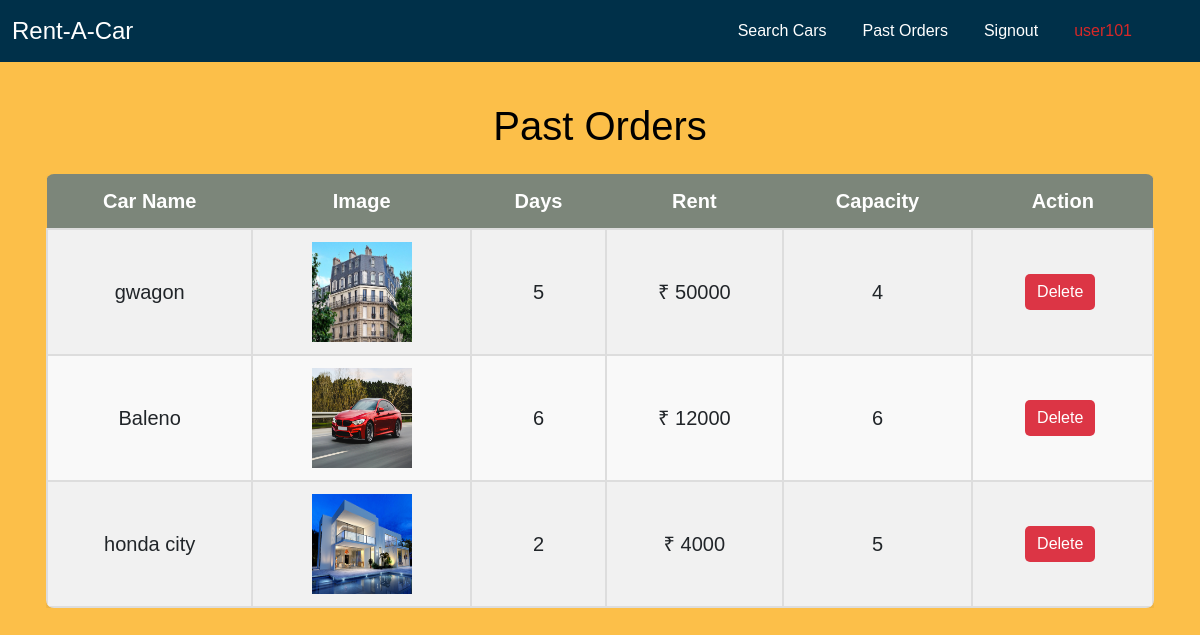
/past_orders/ (signed in), run on the app's committed database.
### home/models.py (models this page shows, shortened)
class Car(models.Model):
    name = models.CharField(max_length=50)
    image = models.ImageField(upload_to="")
    car_dealer = models.ForeignKey(CarDealer, on_delete=models.PROTECT)
    capacity = models.CharField(max_length=2)
    location = models.ForeignKey(Location, on_delete=models.SET_NULL, null=True)
    is_available = models.BooleanField(default=True)
    rent = models.CharField(max_length=10, blank=True)

class Order(models.Model):
    user = models.ForeignKey(User, on_delete=models.CASCADE)
    car_dealer = models.ForeignKey(CarDealer, on_delete=models.CASCADE)
    car = models.ForeignKey(Car, on_delete=models.CASCADE)
    rent = models.CharField(max_length=10)
    days = models.CharField(max_length=3)
    is_complete = models.BooleanField(default=False)

### home/views.py (the view)
# urls.py: path("past_orders/", views.past_orders, name="past_orders"),
def past_orders(request):
    all_orders = []
    user = User.objects.get(username=request.user)
    try:
        orders = Order.objects.filter(user=user)
    except:
        orders = None
    if orders is not None:
        for order in orders:
            if order.is_complete == False:
                order_dictionary = {'id':order.id, 'rent':order.rent, 'car':order.car, 'days':order.days, 'car_dealer':order.car_dealer}
                all_orders.append(order_dictionary)
    return render(request, "past_orders.html", {'all_orders':all_orders})

### home/templates/past_orders.html (shortened to what this page needs)
{% extends "customer_navbar.html" %}
{% block body %}
<div class="container">
    {% if all_orders %}
    <h1 class="mt-4">Past Orders</h1>
    <div class="users-table mt-4">
    <table>
        <tbody>
            <tr>
                <th>Car Name</th>
                <th>Image</th>
                <th>Days</th>
                <th>Rent</th>
                <th>Capacity</th>
                <th>Action</th>
            </tr>
            {% for order in all_orders %}
            <tr>
                <td>{{order.car.name}}</td>
                <td><img src="{{order.car.image.url}}" alt="" width="100px" height="100px"></td>
                <td>{{order.days}}</td>
                <td>₹ {{order.rent}}</td>
                <td>{{order.car.capacity}}</td>
                <td><a href="/delete_order/{{order.id}}/" class="btn btn-danger" onclick="return confirm('Are you sure you want to delete {{car.name}}?')">Delete</a></td>
            </tr>
            {% endfor %}
        </tbody>
    </table>
    {% else %}
    <br>
    <h2>No Past Orders</h2>
    {% endif %}
</div>
{% endblock body %}

### home/templates/customer_navbar.html (shortened to what this page needs)
<!doctype html>
<html lang="en">
  <head>
    <link href="https://cdn.jsdelivr.net/npm/bootstrap@5.1.0/dist/css/bootstrap.min.css" rel="stylesheet">
  </head>
  <body>
    <nav class="navbar navbar-expand-lg navbar-light sticky-top">
        <div class="container-fluid">
          <a class="navbar-brand" style="color:white" href="/home/">Rent-A-Car</a>
          <div class="collapse navbar-collapse" id="navbarSupportedContent">
            <ul class="navbar-nav me-5">
              <li class="nav-item">
                <a class="nav-link active" style="color:white" aria-current="page" href="/customer_homepage/">Search Cars</a>
              </li>
              <li class="nav-item">
                <a class="nav-link active" style="color:white" aria-current="page" href="/past_orders/">Past Orders</a>
              </li>
              <li class="nav-item">
                <a class="nav-link active" style="color:white" aria-current="page" href="/signout/">Signout</a>
              </li>
              <li class="nav-item">
                <a class="nav-link active" style="color:#d62828" aria-current="page" href="/signout/">{{request.user}}</a>
              </li>
            </ul>
          </div>
        </div>
      </nav>
      {% block body %}
      {% endblock %}
  </body>
</html>

### home/templates/customer_navbar.html (style rules this page uses)
body { font-family: Arial, Helvetica, sans-serif; }
* { box-sizing: border-box; }
.container { padding: 16px; }
.navbar { background-color: #003049; display: flex; justify-content: space-between; align-items: center; }
.navbar-brand { color: white; font-size: 1.5rem; }
.navbar-nav { display: flex; justify-content: flex-end; width: 100%; }
.nav-item { padding-left: 20px; }
.nav-link { color: white; }

### home/templates/past_orders.html (style rules this page uses)
body { background-color: #fcbf49; font-family: Arial, Helvetica, sans-serif; height: 100vh; margin: 0; }
h1 { text-align: center; color: black; }
table { border-collapse: collapse; width: 100%; text-align: center; font-size: 20px; border-radius: 8px; overflow: hidden; box-shadow: 0px 4px 6px rgba(0, 0, 0, 0.1); }
th { background-color: rgb(124, 134, 122); color: white; padding: 12px 20px; }
td { border: 2px solid #ddd; padding: 12px 20px; background-color: #f9f9f9; }
tr:nth-child(even) td { background-color: #f1f1f1; }
.users-table { overflow-x: auto; margin-top: 20px; }
.btn-danger, .btn-update { color: white; border: none; padding: 6px 12px; border-radius: 5px; text-decoration: none; margin-right: 5px; }
.btn-danger { background-color: #dc3545; }

### data on the page
Car: car.name "gwagon", car.image (picture), days "5", rent "50000", car.capacity "4"
Car: car.name "Baleno", car.image (picture), days "6", rent "12000", car.capacity "6"
Car: car.name "honda city", car.image (picture), days "2", rent "4000", car.capacity "5"

### other printed values
{{ request.user }} "user101"
